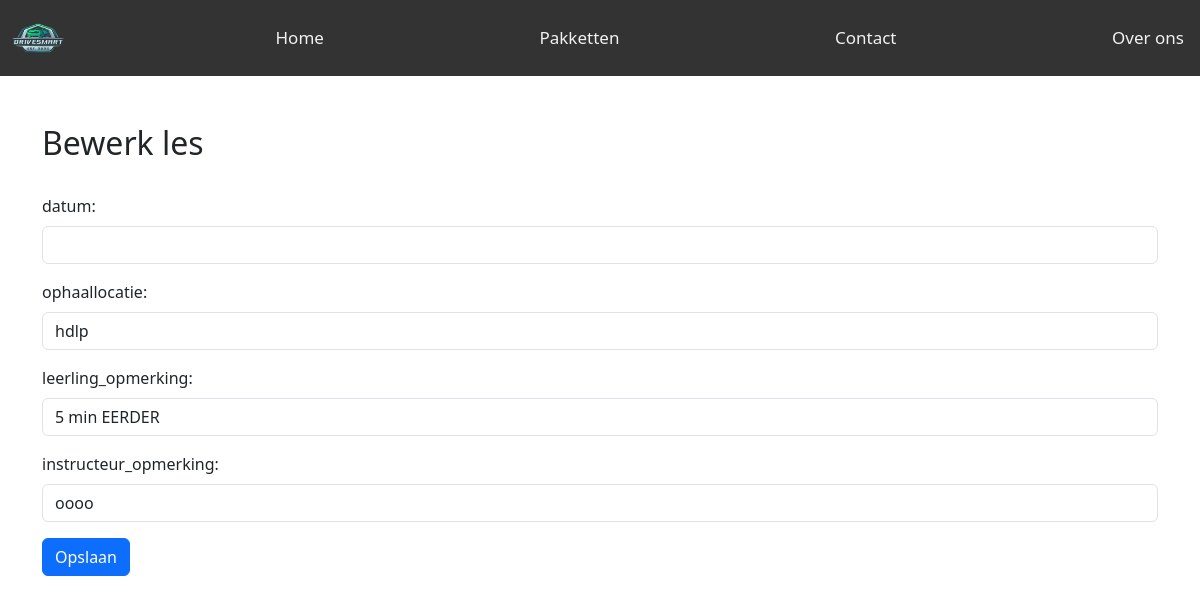
Page /leerling_opmerking.php?les_id=1 on the committed database.
### tables this page shows
CREATE TABLE `les` (
  `les_id` int(11) NOT NULL,
  `leerling_id` int(11) DEFAULT NULL,
  `instructeur_id` int(11) DEFAULT NULL,
  `auto_id` int(11) DEFAULT NULL,
  `datum` datetime DEFAULT NULL,
  `ophaallocatie` varchar(255) DEFAULT NULL,
  `geannuleerd` tinyint(1) DEFAULT 0,
  `reden_annulering` text DEFAULT NULL,
  `leerling_opmerking` text DEFAULT NULL,
  `instructeur_opmerking` text DEFAULT NULL,
  `pakket` tinyint(1) DEFAULT 0,
  `starttijd` time NOT NULL,
  `eindtijd` time NOT NULL,
  `pakket_id` int(11) DEFAULT NULL
);

### db.php (called while the page is built, shortened)
<?php
class DB{
    private $dbh;
    public function __construct($db = "drivesmart", $host ="localhost:3306", $user = "root", $pass = "")
    {
        try{
            $this->dbh = new PDO("mysql:host=$host;dbname=$db;", $user, $pass);
            $this->dbh->setAttribute(PDO::ATTR_ERRMODE, PDO::ERRMODE_EXCEPTION);
        } catch (PDOEXception $e) {
            die("Connection error: " . $e->getMessage());
        }
    }
    public function execute($sql, $params = []) {
            $this->stmt = $this->dbh->prepare($sql);
            $this->stmt->execute($params);
            return $this->stmt;
    }
}
$myDb = new DB("drivesmart");
?>

### les.php (called while the page is built, shortened)
<?php
include_once 'db.php';
class Les {
    private $dbh;
    public function __construct($dbh) {
        $this->dbh = $dbh;
    }
    public function getLesById($les_id) {
        $sql = "SELECT * FROM les WHERE les_id = ?";
        $stmt = $this->dbh->execute($sql, [$les_id]);
        return $stmt->fetch(PDO::FETCH_ASSOC);
    }
}
?>

### leerling_opmerking.php (the view, shortened to what this page needs)
<?php
include_once('les.php');
include_once('db.php');
include_once('navbar.php');
$les = new Les($myDb);
if (isset($_GET["les_id"])) {
    $les_id = $_GET["les_id"];
    $Les = $les->getLesById($les_id);
}
?>
<!DOCTYPE html>
<html lang="en">
<head>
    <link href="https://cdn.jsdelivr.net/npm/bootstrap@5.3.3/dist/css/bootstrap.min.css" rel="stylesheet">
</head>
<body>
    <div class="container"><br><br>
        <h2>Bewerk les</h2><br>
        <form method="POST">
            <div class="mb-3">
                <label class="form-label">datum:</label>
                <input type="text" class="form-control" name="merk" value="<?php echo $Les['datum']; ?>" required readonly>
            </div>
            <div class="mb-3">
                <label class="form-label">ophaallocatie:</label>
                <input type="text" class="form-control" name="ophaallocatie" value="<?php echo $Les['ophaallocatie']; ?>" required readonly>
            </div>
            <div class="mb-3">
                <label class="form-label">leerling_opmerking:</label>
                <input type="text" class="form-control"  name="leerling_opmerking" value="<?php echo $Les['leerling_opmerking']; ?>" required >
            </div>
            <div class="mb-3">
                <label class="form-label">instructeur_opmerking:</label>
                <input type="text" class="form-control" name="instructeur_opmerking" value="<?php echo $Les['instructeur_opmerking']; ?>" required readonly>
            </div>
            <button type="submit" class="btn btn-primary">Opslaan</button>
        </form>
    </div>
</body>
</html>

### style_navbar.css (style rules this page uses)
body { margin: 0; font-family: Arial, Helvetica, sans-serif; }

### rows in the picture
les: ophaallocatie "hdlp", leerling_opmerking "5 min EERDER", instructeur_opmerking "oooo"
